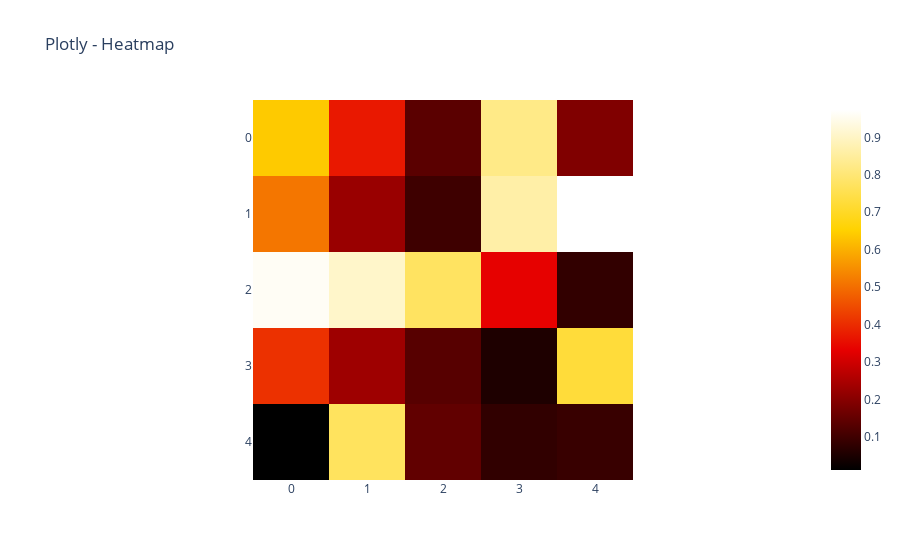

The code cell stored with this chart in its notebook:
### Code cell
# ====================================================
# 7️⃣ Heatmap
# ====================================================
matrice = np.random.rand(5, 5)
fig = px.imshow(matrice, color_continuous_scale='hot', title="Plotly - Heatmap")
fig.show()

### Figure 1 — Plotly figure (JSON) as saved in the notebook; plotly's stock layout.template omitted (floating-point values rounded to 4 significant figures)
{"data": [{"coloraxis": "coloraxis", "hovertemplate": "x: %{x}<br>y: %{y}<br>color: %{z}<extra></extra>", "name": "0", "type": "heatmap", "xaxis": "x", "yaxis": "y", "z": [[0.6395, 0.3686, 0.1369, 0.8221, 0.1898], [0.5113, 0.2243, 0.09784, 0.8622, 0.9729], [0.9608, 0.9066, 0.774, 0.3331, 0.0811], [0.4072, 0.2322, 0.1325, 0.05343, 0.7256], [0.01143, 0.7706, 0.1469, 0.07952, 0.0896]]}], "layout": {"coloraxis": {"colorscale": [[0, "rgb(0,0,0)"], [0.3333, "rgb(230,0,0)"], [0.6667, "rgb(255,210,0)"], [1, "rgb(255,255,255)"]]}, "title": {"text": "Plotly - Heatmap"}, "xaxis": {"anchor": "y", "constrain": "domain", "domain": [0, 1], "scaleanchor": "y"}, "yaxis": {"anchor": "x", "autorange": "reversed", "constrain": "domain", "domain": [0, 1]}}}
